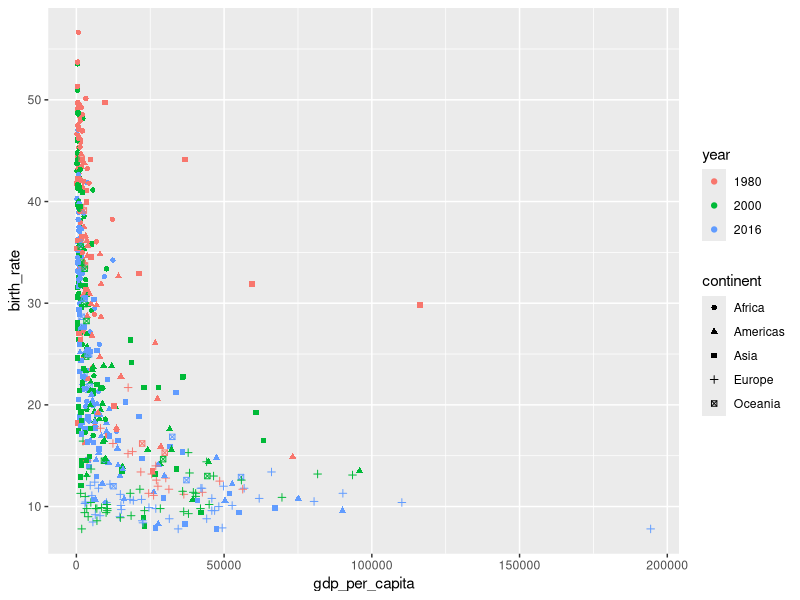
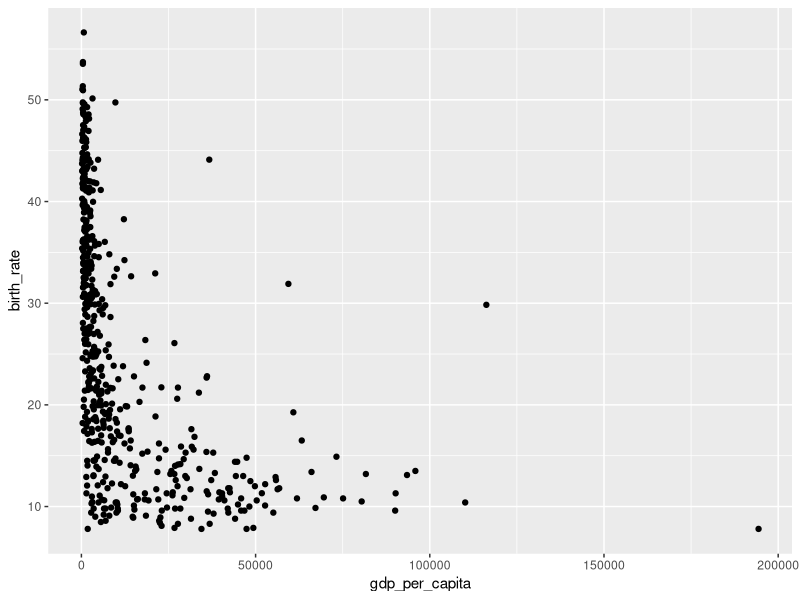

Source code (R) for these figures, in order:
library(tidyverse)

world_bank_countries <- read_csv("data/world_bank_countries.csv")

world_bank_countries %>% 
  filter(year %in% c(1980, 2000, 2016)) %>% 
  mutate(year = as.factor(year)) %>% 
  ggplot(aes(x = gdp_per_capita, 
             y = birth_rate,
             shape = continent,
             color = year)) +
  geom_point()


# facet_grid
world_bank_countries %>% 
  filter(year %in% c(1980, 2000, 2016)) %>% 
  ggplot(aes(x = gdp_per_capita, birth_rate)) +
  geom_point()


# Use vars instead of ~ 
